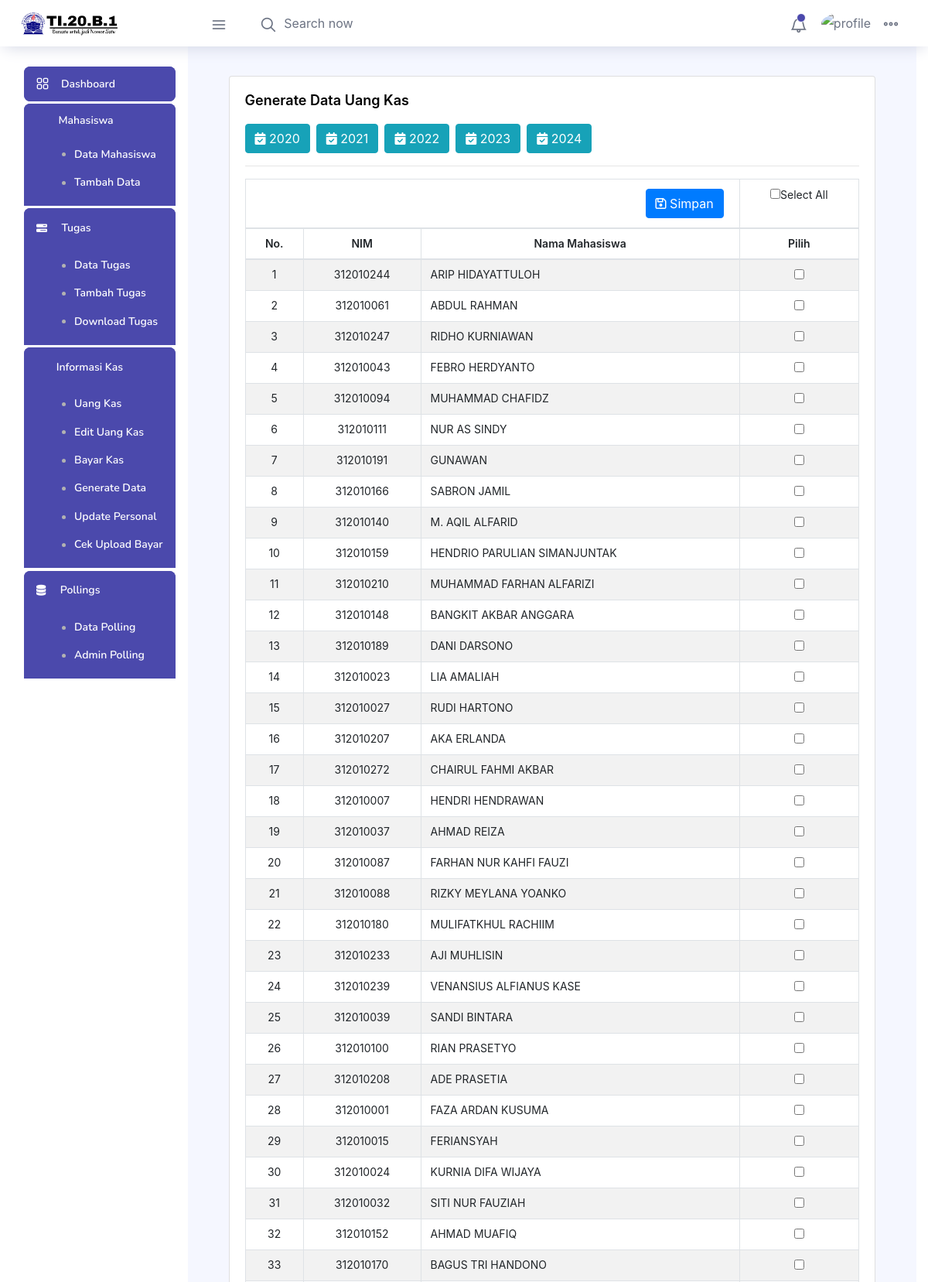
The page /index.php?halaman=Generate-Kas&tahun=1 (signed in, upper part) on the database its author committed.
### tables this page shows
CREATE TABLE `k_tahun` (
  `id_tahun` int(11) NOT NULL,
  `nm_tahun` int(4) NOT NULL
);

CREATE TABLE `mahasiswa` (
  `id_mhs` int(11) NOT NULL,
  `nim` varchar(15) NOT NULL,
  `nama_lengkap` varchar(255) NOT NULL,
  `no_hp` varchar(20) NOT NULL,
  `email` varchar(255) NOT NULL,
  `kelas` enum('YA','TIDAK') NOT NULL DEFAULT 'YA'
);

### isi/kas/gen.php (the view, shortened to what this page needs)
<div class="col-lg-12 grid-margin stretch-card">
    <div class="card">
        <div class="card-body">
            <h4 class="card-title">Generate Data Uang Kas</h4>
                <?php
                $qtahun = mysqli_query($xkon, "select * from k_tahun");
                while($qth = mysqli_fetch_array($qtahun)){
                    echo '<a href="index.php?halaman=Generate-Kas&tahun='.$qth['id_tahun'].'"><button type="submit" class="btn btn-info mr-2"><i class="fa fa-calendar-check"></i> '.$qth['nm_tahun'].'</button></a>';
                }
                echo "<hr>";
                    if($_GET['tahun'] == TRUE){
                        ?>
                        <div class="table-responsive">
                            <table class="table table-striped table-bordered" id="tabelku">
                                <thead>
                                    <form method="post" action="">
                                    <tr>
                                        <td colspan="3" style="text-align: right">
                                            <button type="submit" name="submit" class="btn btn-primary mr-2"><i class="fa fa-save"></i> Simpan</button>
                                        </td>
                                        <td style="text-align: center">
                                            <input id="checkAll" type="checkbox"><label for='checkAll'>Select All</label>
                                        </td>
                                    </tr>
                                    <tr style="text-align: center;">
                                        <th>No.</th>
                                        <th>NIM</th>
                                        <th>Nama Mahasiswa</th>
                                        <th>Pilih</th>
                                    </tr>
                                </thead>
                                <tbody>
                                    <?php
                                        $result = mysqli_query($xkon, "select * from mahasiswa");
                                        $no = 0;
                                        while($row = mysqli_fetch_array($result)) {
                                            $no++;
                                            $id_mhs = $row["id_mhs"];
                                            $nim = $row['nim'];
                                            $nama_lengkap = $row['nama_lengkap'];
                                            ?>
                                    <tr>
                                        <td style="text-align: center;"><?php echo $no; ?></td>
                                        <td style="text-align: center;"><?php echo $nim; ?></td>
                                        <td><?php echo $nama_lengkap;  ?></td>
                                        <td style="text-align: center;"> <input type="checkbox" name="mhs[]" value="<?php echo $id_mhs; ?>"></td>
                                    </tr>
                                    <?php } ?>
                                </tbody>
                            </table>
                        </div>
                    <?php }
                    else{
                        echo "";
                    }?>
        </div>
    </div>
</div>

### rows shown on the page
k_tahun: nm_tahun "2020"
k_tahun: nm_tahun "2021"
k_tahun: nm_tahun "2022"
k_tahun: nm_tahun "2023"
k_tahun: nm_tahun "2024"
mahasiswa: nim "312010244", nama_lengkap "ARIP HIDAYATTULOH"
mahasiswa: nim "312010061", nama_lengkap "ABDUL RAHMAN"
mahasiswa: nim "312010247", nama_lengkap "RIDHO KURNIAWAN"
mahasiswa: nim "312010043", nama_lengkap "FEBRO HERDYANTO"
mahasiswa: nim "312010094", nama_lengkap "MUHAMMAD CHAFIDZ"
mahasiswa: nim "312010111", nama_lengkap "NUR AS SINDY"
mahasiswa: nim "312010191", nama_lengkap "GUNAWAN"
mahasiswa: nim "312010166", nama_lengkap "SABRON JAMIL"
mahasiswa: nim "312010140", nama_lengkap "M. AQIL ALFARID"
mahasiswa: nim "312010159", nama_lengkap "HENDRIO PARULIAN SIMANJUNTAK"
mahasiswa: nim "312010210", nama_lengkap "MUHAMMAD FARHAN ALFARIZI"
mahasiswa: nim "312010148", nama_lengkap "BANGKIT AKBAR ANGGARA"
mahasiswa: nim "312010189", nama_lengkap "DANI DARSONO"
mahasiswa: nim "312010023", nama_lengkap "LIA AMALIAH"
mahasiswa: nim "312010027", nama_lengkap "RUDI HARTONO"
mahasiswa: nim "312010207", nama_lengkap "AKA ERLANDA"
mahasiswa: nim "312010272", nama_lengkap "CHAIRUL FAHMI AKBAR"
mahasiswa: nim "312010007", nama_lengkap "HENDRI HENDRAWAN"
mahasiswa: nim "312010037", nama_lengkap "AHMAD REIZA"
mahasiswa: nim "312010087", nama_lengkap "FARHAN NUR KAHFI FAUZI"
mahasiswa: nim "312010088", nama_lengkap "RIZKY MEYLANA YOANKO"
mahasiswa: nim "312010180", nama_lengkap "MULIFATKHUL RACHIIM"
mahasiswa: nim "312010233", nama_lengkap "AJI MUHLISIN"
mahasiswa: nim "312010239", nama_lengkap "VENANSIUS ALFIANUS KASE"
mahasiswa: nim "312010039", nama_lengkap "SANDI BINTARA"
mahasiswa: nim "312010100", nama_lengkap "RIAN PRASETYO"
mahasiswa: nim "312010208", nama_lengkap "ADE PRASETIA"
mahasiswa: nim "312010001", nama_lengkap "FAZA ARDAN KUSUMA"
mahasiswa: nim "312010015", nama_lengkap "FERIANSYAH"
mahasiswa: nim "312010024", nama_lengkap "KURNIA DIFA WIJAYA"
mahasiswa: nim "312010032", nama_lengkap "SITI NUR FAUZIAH"
mahasiswa: nim "312010152", nama_lengkap "AHMAD MUAFIQ"
mahasiswa: nim "312010170", nama_lengkap "BAGUS TRI HANDONO"
